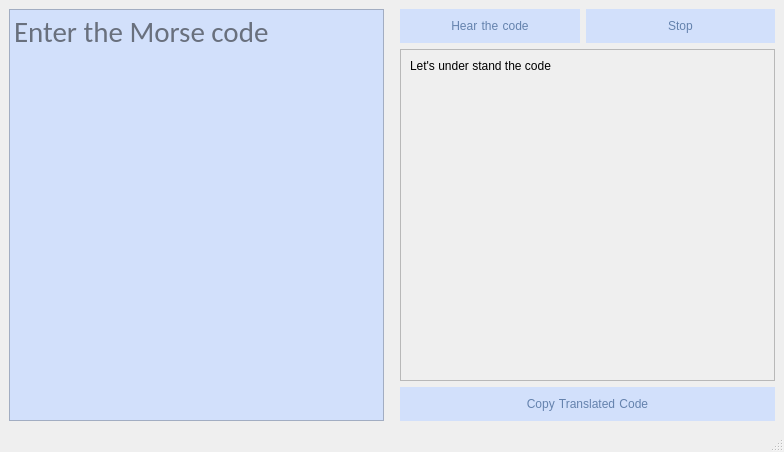
<?xml version="1.0" encoding="UTF-8"?>
<ui version="4.0">
 <class>MainWindow</class>
 <widget class="QMainWindow" name="MainWindow">
  <property name="geometry">
   <rect>
    <x>0</x>
    <y>0</y>
    <width>784</width>
    <height>452</height>
   </rect>
  </property>
  <property name="windowTitle">
   <string>Morse Code Decoder</string>
  </property>
  <widget class="QWidget" name="centralwidget">
   <layout class="QHBoxLayout" name="horizontalLayout">
    <item>
     <widget class="QPlainTextEdit" name="CodeInput">
      <property name="sizePolicy">
       <sizepolicy hsizetype="Expanding" vsizetype="Expanding">
        <horstretch>0</horstretch>
        <verstretch>0</verstretch>
       </sizepolicy>
      </property>
      <property name="font">
       <font>
        <family>Calibri</family>
        <pointsize>22</pointsize>
       </font>
      </property>
      <property name="styleSheet">
       <string notr="true">QPlainTextEdit{
background-color: #D2E0FB;
}
QScrollBar:vertical {
    border: 1px solid #999999;
    background: white;
    width: 10px;
    margin: 0px 0px 0px 0px;
}

QScrollBar::handle:vertical {
    background: qlineargradient(x1:0, y1:0, x2:1, y2:0,
    stop: 0 rgb(32, 47, 130), stop: 0.5 rgb(32, 47, 130), stop:1 rgb(32, 47, 130));
    min-height: 0px;
}

QScrollBar::add-line:vertical {
    background: qlineargradient(x1:0, y1:0, x2:1, y2:0,
    stop: 0 rgb(32, 47, 130), stop: 0.5 rgb(32, 47, 130), stop:1 rgb(32, 47, 130));
    height: 0px;
    subcontrol-position: bottom;
    subcontrol-origin: margin;
}

QScrollBar::sub-line:vertical {
    background: qlineargradient(x1:0, y1:0, x2:1, y2:0,
    stop: 0 rgb(32, 47, 130), stop: 0.5 rgb(32, 47, 130), stop:1 rgb(32, 47, 130));
    height: 0px;
    subcontrol-position: top;
    subcontrol-origin: margin;
}
</string>
      </property>
      <property name="placeholderText">
       <string>Enter the Morse code</string>
      </property>
     </widget>
    </item>
    <item>
     <spacer name="horizontalSpacer">
      <property name="orientation">
       <enum>Qt::Orientation::Horizontal</enum>
      </property>
      <property name="sizeType">
       <enum>QSizePolicy::Policy::Minimum</enum>
      </property>
      <property name="sizeHint" stdset="0">
       <size>
        <width>10</width>
        <height>10</height>
       </size>
      </property>
     </spacer>
    </item>
    <item>
     <layout class="QVBoxLayout" name="verticalLayout">
      <property name="sizeConstraint">
       <enum>QLayout::SizeConstraint::SetDefaultConstraint</enum>
      </property>
      <item>
       <layout class="QFormLayout" name="formLayout">
        <property name="sizeConstraint">
         <enum>QLayout::SizeConstraint::SetDefaultConstraint</enum>
        </property>
        <item row="0" column="0">
         <widget class="QPushButton" name="hearcode">
          <property name="sizePolicy">
           <sizepolicy hsizetype="Expanding" vsizetype="Fixed">
            <horstretch>0</horstretch>
            <verstretch>0</verstretch>
           </sizepolicy>
          </property>
          <property name="minimumSize">
           <size>
            <width>180</width>
            <height>0</height>
           </size>
          </property>
          <property name="styleSheet">
           <string notr="true">QPushButton{
	padding:10px;
	background-color: #D2E0FB;
	color: #6482AD;
	border:none;
	word-spacing: 1px;
}
QPushButton:hover{
	background-color: #6482AD;
	color: #D2E0FB;
	font-weight:bold;
}</string>
          </property>
          <property name="text">
           <string>Hear the code</string>
          </property>
          <property name="icon">
           <iconset theme="QIcon::ThemeIcon::AudioVolumeHigh"/>
          </property>
         </widget>
        </item>
        <item row="0" column="1">
         <widget class="QPushButton" name="stop_hear_code">
          <property name="sizePolicy">
           <sizepolicy hsizetype="Expanding" vsizetype="Fixed">
            <horstretch>0</horstretch>
            <verstretch>0</verstretch>
           </sizepolicy>
          </property>
          <property name="styleSheet">
           <string notr="true">QPushButton{
	padding:10px;
	background-color: #D2E0FB;
	color: #6482AD;
	border:none;
	word-spacing: 1px;
}
QPushButton:hover{
	background-color: #6482AD;
	color: #D2E0FB;
	font-weight:bold;
}</string>
          </property>
          <property name="text">
           <string>Stop</string>
          </property>
          <property name="icon">
           <iconset theme="QIcon::ThemeIcon::AudioVolumeMuted"/>
          </property>
         </widget>
        </item>
        <item row="1" column="0" colspan="2">
         <widget class="QScrollArea" name="scrollArea">
          <property name="sizePolicy">
           <sizepolicy hsizetype="Expanding" vsizetype="Expanding">
            <horstretch>0</horstretch>
            <verstretch>0</verstretch>
           </sizepolicy>
          </property>
          <property name="widgetResizable">
           <bool>true</bool>
          </property>
          <widget class="QWidget" name="scrollAreaWidgetContents">
           <property name="geometry">
            <rect>
             <x>0</x>
             <y>0</y>
             <width>366</width>
             <height>301</height>
            </rect>
           </property>
           <layout class="QVBoxLayout" name="verticalLayout_2">
            <item>
             <widget class="QLabel" name="Decode">
              <property name="sizePolicy">
               <sizepolicy hsizetype="Expanding" vsizetype="Expanding">
                <horstretch>0</horstretch>
                <verstretch>0</verstretch>
               </sizepolicy>
              </property>
              <property name="text">
               <string>Let's under stand the code</string>
              </property>
              <property name="alignment">
               <set>Qt::AlignmentFlag::AlignLeading|Qt::AlignmentFlag::AlignLeft|Qt::AlignmentFlag::AlignTop</set>
              </property>
              <property name="wordWrap">
               <bool>true</bool>
              </property>
             </widget>
            </item>
           </layout>
          </widget>
         </widget>
        </item>
        <item row="2" column="0" colspan="2">
         <widget class="QPushButton" name="copy_decode_code">
          <property name="styleSheet">
           <string notr="true">QPushButton{
	padding:10px;
	background-color: #D2E0FB;
	color: #6482AD;
	border:none;
	word-spacing: 1px;
}
QPushButton:hover{
	background-color: #6482AD;
	color: #D2E0FB;
	font-weight:bold;
}</string>
          </property>
          <property name="text">
           <string>Copy Translated Code</string>
          </property>
          <property name="icon">
           <iconset theme="QIcon::ThemeIcon::EditCopy"/>
          </property>
         </widget>
        </item>
       </layout>
      </item>
     </layout>
    </item>
   </layout>
  </widget>
  <widget class="QMenuBar" name="menubar">
   <property name="geometry">
    <rect>
     <x>0</x>
     <y>0</y>
     <width>784</width>
     <height>21</height>
    </rect>
   </property>
  </widget>
  <widget class="QStatusBar" name="statusbar"/>
 </widget>
 <resources/>
 <connections/>
</ui>
